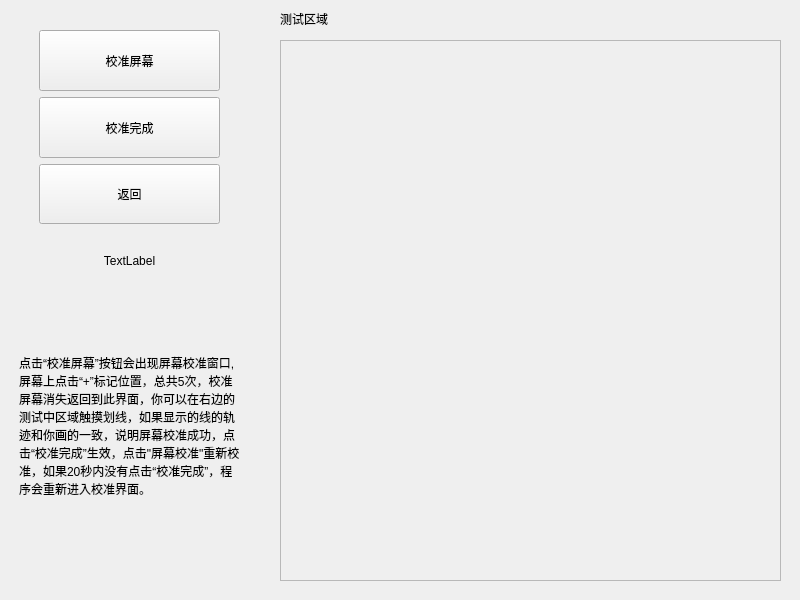
<?xml version="1.0" encoding="UTF-8"?>
<ui version="4.0">
 <class>calibrationtestwidget</class>
 <widget class="QWidget" name="calibrationtestwidget">
  <property name="geometry">
   <rect>
    <x>0</x>
    <y>0</y>
    <width>800</width>
    <height>600</height>
   </rect>
  </property>
  <property name="windowTitle">
   <string>Form</string>
  </property>
  <widget class="QWidget" name="widget" native="true">
   <property name="geometry">
    <rect>
     <x>9</x>
     <y>10</y>
     <width>251</width>
     <height>581</height>
    </rect>
   </property>
   <widget class="QLabel" name="label">
    <property name="geometry">
     <rect>
      <x>10</x>
      <y>310</y>
      <width>221</width>
      <height>211</height>
     </rect>
    </property>
    <property name="text">
     <string>点击“校准屏幕”按钮会出现屏幕校准窗口,屏幕上点击“+”标记位置，总共5次，校准屏幕消失返回到此界面，你可以在右边的测试中区域触摸划线，如果显示的线的轨迹和你画的一致，说明屏幕校准成功，点击“校准完成”生效，点击&quot;屏幕校准&quot;重新校准，如果20秒内没有点击“校准完成”，程序会重新进入校准界面。</string>
    </property>
    <property name="wordWrap">
     <bool>true</bool>
    </property>
   </widget>
   <widget class="QWidget" name="layoutWidget">
    <property name="geometry">
     <rect>
      <x>30</x>
      <y>20</y>
      <width>181</width>
      <height>261</height>
     </rect>
    </property>
    <layout class="QVBoxLayout" name="verticalLayout">
     <item>
      <widget class="QPushButton" name="pushButton">
       <property name="sizePolicy">
        <sizepolicy hsizetype="Minimum" vsizetype="Preferred">
         <horstretch>0</horstretch>
         <verstretch>0</verstretch>
        </sizepolicy>
       </property>
       <property name="text">
        <string>校准屏幕</string>
       </property>
      </widget>
     </item>
     <item>
      <widget class="QPushButton" name="pushButton_2">
       <property name="sizePolicy">
        <sizepolicy hsizetype="Minimum" vsizetype="Preferred">
         <horstretch>0</horstretch>
         <verstretch>0</verstretch>
        </sizepolicy>
       </property>
       <property name="text">
        <string>校准完成</string>
       </property>
      </widget>
     </item>
     <item>
      <widget class="QPushButton" name="pushButton_3">
       <property name="sizePolicy">
        <sizepolicy hsizetype="Minimum" vsizetype="Preferred">
         <horstretch>0</horstretch>
         <verstretch>0</verstretch>
        </sizepolicy>
       </property>
       <property name="text">
        <string>返回</string>
       </property>
      </widget>
     </item>
     <item>
      <widget class="QLabel" name="label_3">
       <property name="text">
        <string>TextLabel</string>
       </property>
       <property name="alignment">
        <set>Qt::AlignCenter</set>
       </property>
      </widget>
     </item>
    </layout>
   </widget>
  </widget>
  <widget class="QLabel" name="label_2">
   <property name="geometry">
    <rect>
     <x>280</x>
     <y>10</y>
     <width>60</width>
     <height>17</height>
    </rect>
   </property>
   <property name="sizePolicy">
    <sizepolicy hsizetype="Maximum" vsizetype="Maximum">
     <horstretch>0</horstretch>
     <verstretch>0</verstretch>
    </sizepolicy>
   </property>
   <property name="text">
    <string>测试区域</string>
   </property>
  </widget>
  <widget class="QFrame" name="frame">
   <property name="geometry">
    <rect>
     <x>280</x>
     <y>40</y>
     <width>501</width>
     <height>541</height>
    </rect>
   </property>
   <property name="frameShape">
    <enum>QFrame::StyledPanel</enum>
   </property>
   <property name="frameShadow">
    <enum>QFrame::Raised</enum>
   </property>
   <zorder>widget</zorder>
   <zorder>widget</zorder>
   <zorder>widget</zorder>
  </widget>
 </widget>
 <resources/>
 <connections/>
</ui>
